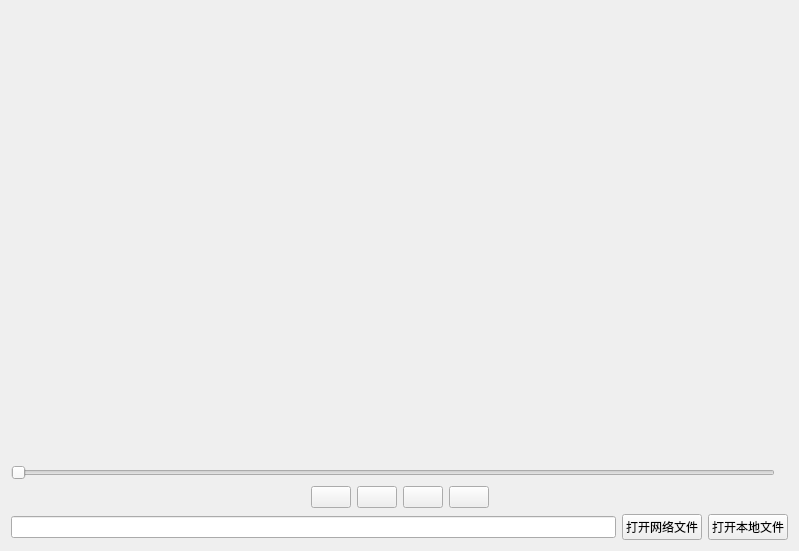
<?xml version="1.0" encoding="UTF-8"?>
<ui version="4.0">
 <class>MainWindow</class>
 <widget class="QMainWindow" name="MainWindow">
  <property name="geometry">
   <rect>
    <x>0</x>
    <y>0</y>
    <width>799</width>
    <height>551</height>
   </rect>
  </property>
  <property name="windowTitle">
   <string>MainWindow</string>
  </property>
  <widget class="QWidget" name="centralWidget">
   <layout class="QGridLayout" name="gridLayout">
    <item row="0" column="0">
     <layout class="QVBoxLayout" name="verticalLayout">
      <item>
       <widget class="QLabel" name="labelTitle">
        <property name="text">
         <string/>
        </property>
        <property name="alignment">
         <set>Qt::AlignCenter</set>
        </property>
       </widget>
      </item>
      <item>
       <spacer name="verticalSpacer">
        <property name="orientation">
         <enum>Qt::Vertical</enum>
        </property>
        <property name="sizeHint" stdset="0">
         <size>
          <width>20</width>
          <height>40</height>
         </size>
        </property>
       </spacer>
      </item>
      <item>
       <layout class="QHBoxLayout" name="horizontalLayout_3">
        <item>
         <widget class="QSlider" name="videoProgressSlider">
          <property name="orientation">
           <enum>Qt::Horizontal</enum>
          </property>
         </widget>
        </item>
        <item>
         <widget class="QLabel" name="labelTime">
          <property name="text">
           <string/>
          </property>
         </widget>
        </item>
       </layout>
      </item>
      <item>
       <layout class="QHBoxLayout" name="horizontalLayout_2">
        <item>
         <spacer name="horizontalSpacer">
          <property name="orientation">
           <enum>Qt::Horizontal</enum>
          </property>
          <property name="sizeHint" stdset="0">
           <size>
            <width>40</width>
            <height>20</height>
           </size>
          </property>
         </spacer>
        </item>
        <item>
         <widget class="QPushButton" name="btnPreview">
          <property name="text">
           <string/>
          </property>
         </widget>
        </item>
        <item>
         <widget class="QPushButton" name="btnPause">
          <property name="text">
           <string/>
          </property>
         </widget>
        </item>
        <item>
         <widget class="QPushButton" name="btnStop">
          <property name="text">
           <string/>
          </property>
         </widget>
        </item>
        <item>
         <widget class="QPushButton" name="btnNext">
          <property name="text">
           <string/>
          </property>
         </widget>
        </item>
        <item>
         <spacer name="horizontalSpacer_2">
          <property name="orientation">
           <enum>Qt::Horizontal</enum>
          </property>
          <property name="sizeHint" stdset="0">
           <size>
            <width>40</width>
            <height>20</height>
           </size>
          </property>
         </spacer>
        </item>
       </layout>
      </item>
      <item>
       <layout class="QHBoxLayout" name="horizontalLayout">
        <item>
         <widget class="QLineEdit" name="lineEdit"/>
        </item>
        <item>
         <widget class="QPushButton" name="btnOpenUrl">
          <property name="text">
           <string>打开网络文件</string>
          </property>
         </widget>
        </item>
        <item>
         <widget class="QPushButton" name="btnOpenLocal">
          <property name="text">
           <string>打开本地文件</string>
          </property>
         </widget>
        </item>
       </layout>
      </item>
     </layout>
    </item>
   </layout>
  </widget>
 </widget>
 <layoutdefault spacing="6" margin="11"/>
 <resources/>
 <connections/>
</ui>
